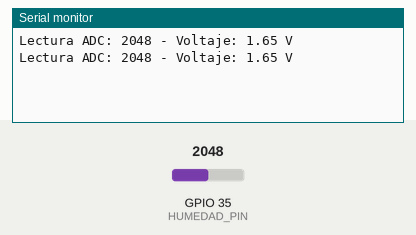
A sketch run on a simulated ESP32. Parts: the last lines printed to the serial monitor. The inputs (shaded band) are chosen by the test bench; at power-on: GPIO 35 (HUMEDAD_PIN) = 2048 (analog values on the 0–4095 scale).

Above: at 1.8 s.
1.9 s: GPIO 35 (HUMEDAD_PIN) set to 2866
At 2.5 s:
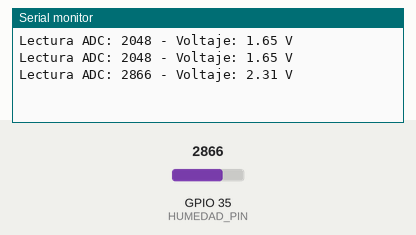
3.4 s: GPIO 35 (HUMEDAD_PIN) set to 3603
At 4.8 s:
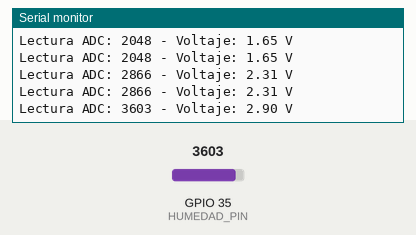
Timing chart, 0 to 6.4 s (numbered marks = the images above; inputs shaded):
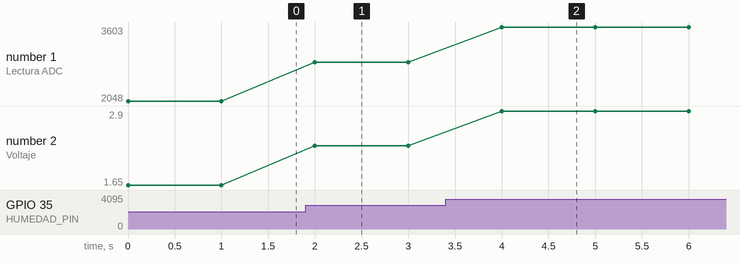

The sketch:

esp32suelo.ino
```cpp
#define HUMEDAD_PIN 35  // Pin ADC conectado a AO

void setup() {
  Serial.begin(115200);
  analogReadResolution(12);  // Rango 0-4095
}

void loop() {
  int valorHumedad = analogRead(HUMEDAD_PIN);
  float voltaje = valorHumedad * 3.3 / 4095.0;

  Serial.print("Lectura ADC: ");
  Serial.print(valorHumedad);
  Serial.print(" - Voltaje: ");
  Serial.print(voltaje, 2);
  Serial.println(" V");

  delay(1000);
}
```

Measured:
- after the input at 1.9 s, the serial monitor: prints a new line after 0.10 s (image 1)
- after the input at 3.4 s, the serial monitor: prints a new line after 0.60 s (image 2)
- plotted number 1: 2048 → 2866 after the input at 1.9 s, 2866 → 3603 after the input at 3.4 s
- plotted number 2: 1.65 → 2.31 after the input at 1.9 s, 2.31 → 2.9 after the input at 3.4 s
